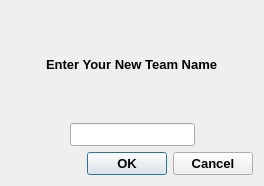
<?xml version="1.0" encoding="UTF-8"?>
<ui version="4.0">
 <class>Dialog</class>
 <widget class="QDialog" name="Dialog">
  <property name="geometry">
   <rect>
    <x>0</x>
    <y>0</y>
    <width>264</width>
    <height>186</height>
   </rect>
  </property>
  <property name="windowTitle">
   <string>Dialog</string>
  </property>
  <layout class="QVBoxLayout" name="verticalLayout">
   <item>
    <layout class="QHBoxLayout" name="horizontalLayout_2">
     <item>
      <spacer name="horizontalSpacer_3">
       <property name="orientation">
        <enum>Qt::Horizontal</enum>
       </property>
       <property name="sizeHint" stdset="0">
        <size>
         <width>40</width>
         <height>20</height>
        </size>
       </property>
      </spacer>
     </item>
     <item>
      <widget class="QLabel" name="label">
       <property name="font">
        <font>
         <family>MS Sans Serif</family>
         <pointsize>10</pointsize>
         <weight>75</weight>
         <bold>true</bold>
        </font>
       </property>
       <property name="text">
        <string>Enter Your New Team Name</string>
       </property>
      </widget>
     </item>
     <item>
      <spacer name="horizontalSpacer_4">
       <property name="orientation">
        <enum>Qt::Horizontal</enum>
       </property>
       <property name="sizeHint" stdset="0">
        <size>
         <width>40</width>
         <height>20</height>
        </size>
       </property>
      </spacer>
     </item>
    </layout>
   </item>
   <item>
    <layout class="QHBoxLayout" name="horizontalLayout">
     <item>
      <spacer name="horizontalSpacer">
       <property name="orientation">
        <enum>Qt::Horizontal</enum>
       </property>
       <property name="sizeHint" stdset="0">
        <size>
         <width>40</width>
         <height>20</height>
        </size>
       </property>
      </spacer>
     </item>
     <item>
      <widget class="QLineEdit" name="t1">
       <property name="font">
        <font>
         <family>Arial</family>
         <pointsize>10</pointsize>
         <weight>75</weight>
         <bold>true</bold>
        </font>
       </property>
      </widget>
     </item>
     <item>
      <spacer name="horizontalSpacer_2">
       <property name="orientation">
        <enum>Qt::Horizontal</enum>
       </property>
       <property name="sizeHint" stdset="0">
        <size>
         <width>40</width>
         <height>20</height>
        </size>
       </property>
      </spacer>
     </item>
    </layout>
   </item>
   <item>
    <widget class="QDialogButtonBox" name="b1">
     <property name="font">
      <font>
       <family>MS Sans Serif</family>
       <pointsize>10</pointsize>
       <weight>75</weight>
       <bold>true</bold>
      </font>
     </property>
     <property name="layoutDirection">
      <enum>Qt::LeftToRight</enum>
     </property>
     <property name="orientation">
      <enum>Qt::Horizontal</enum>
     </property>
     <property name="standardButtons">
      <set>QDialogButtonBox::Cancel|QDialogButtonBox::Ok</set>
     </property>
    </widget>
   </item>
  </layout>
 </widget>
 <resources/>
 <connections>
  <connection>
   <sender>b1</sender>
   <signal>accepted()</signal>
   <receiver>Dialog</receiver>
   <slot>accept()</slot>
   <hints>
    <hint type="sourcelabel">
     <x>248</x>
     <y>254</y>
    </hint>
    <hint type="destinationlabel">
     <x>157</x>
     <y>274</y>
    </hint>
   </hints>
  </connection>
  <connection>
   <sender>b1</sender>
   <signal>rejected()</signal>
   <receiver>Dialog</receiver>
   <slot>reject()</slot>
   <hints>
    <hint type="sourcelabel">
     <x>316</x>
     <y>260</y>
    </hint>
    <hint type="destinationlabel">
     <x>286</x>
     <y>274</y>
    </hint>
   </hints>
  </connection>
 </connections>
</ui>
